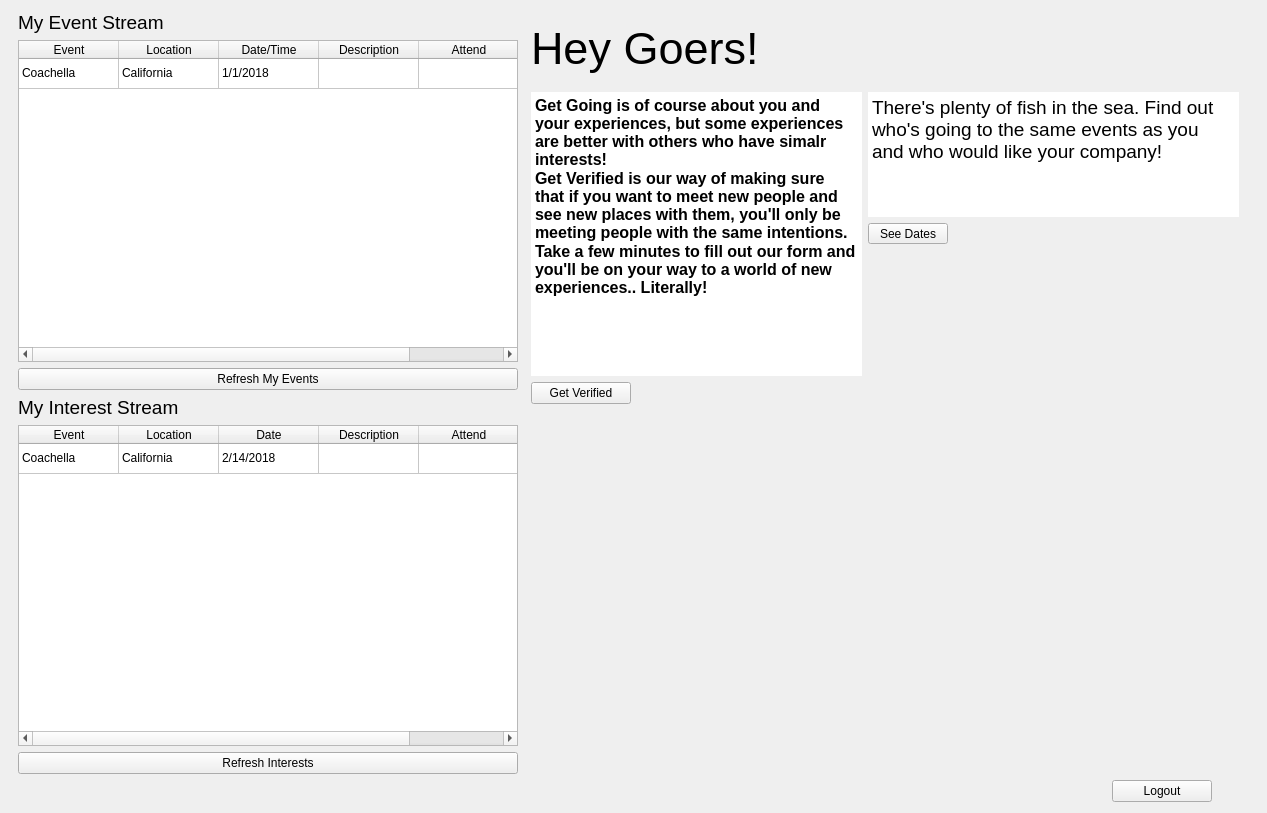
         <widget class="QWidget" name="scrollAreaWidgetContents_5">
          <property name="geometry">
           <rect>
            <x>0</x>
            <y>0</y>
            <width>1267</width>
            <height>813</height>
           </rect>
          </property>
          <layout class="QGridLayout" name="gridLayout_4">
           <item row="0" column="1">
            <widget class="QLabel" name="Nam_Display_2">
             <property name="minimumSize">
              <size>
               <width>500</width>
               <height>75</height>
              </size>
             </property>
             <property name="maximumSize">
              <size>
               <width>500</width>
               <height>75</height>
              </size>
             </property>
             <property name="font">
              <font>
               <pointsize>34</pointsize>
              </font>
             </property>
             <property name="focusPolicy">
              <enum>Qt::NoFocus</enum>
             </property>
             <property name="text">
              <string>Hey Goers!</string>
             </property>
            </widget>
           </item>
           <item row="0" column="0" rowspan="2">
            <layout class="QVBoxLayout" name="verticalLayout_18">
             <item>
              <layout class="QVBoxLayout" name="verticalLayout_29">
               <item>
                <widget class="QLabel" name="eventStreamLbl">
                 <property name="minimumSize">
                  <size>
                   <width>171</width>
                   <height>0</height>
                  </size>
                 </property>
                 <property name="maximumSize">
                  <size>
                   <width>171</width>
                   <height>16777215</height>
                  </size>
                 </property>
                 <property name="font">
                  <font>
                   <pointsize>14</pointsize>
                  </font>
                 </property>
                 <property name="text">
                  <string>My Event Stream</string>
                 </property>
                </widget>
               </item>
               <item>
                <widget class="QTableWidget" name="eventStream">
                 <property name="minimumSize">
                  <size>
                   <width>409</width>
                   <height>0</height>
                  </size>
                 </property>
                 <property name="maximumSize">
                  <size>
                   <width>500</width>
                   <height>16777215</height>
                  </size>
                 </property>
                 <property name="editTriggers">
                  <set>QAbstractItemView::NoEditTriggers</set>
                 </property>
                 <property name="showGrid">
                  <bool>true</bool>
                 </property>
                 <attribute name="verticalHeaderVisible">
                  <bool>false</bool>
                 </attribute>
                 <row>
                  <property name="text">
                   <string>1</string>
                  </property>
                 </row>
                 <column>
                  <property name="text">
                   <string>Event</string>
                  </property>
                 </column>
                 <column>
                  <property name="text">
                   <string>Location</string>
                  </property>
                 </column>
                 <column>
                  <property name="text">
                   <string>Date/Time</string>
                  </property>
                 </column>
                 <column>
                  <property name="text">
                   <string>Description</string>
                  </property>
                 </column>
                 <column>
                  <property name="text">
                   <string>Attend</string>
                  </property>
                 </column>
                 <item row="0" column="0">
                  <property name="text">
                   <string>Coachella</string>
                  </property>
                 </item>
                 <item row="0" column="1">
                  <property name="text">
                   <string>California</string>
                  </property>
                 </item>
                 <item row="0" column="2">
                  <property name="text">
                   <string>1/1/2018</string>
                  </property>
                 </item>
                </widget>
               </item>
               <item>
                <widget class="QPushButton" name="refreshMyEvents">
                 <property name="text">
                  <string>Refresh My Events</string>
                 </property>
                </widget>
               </item>
              </layout>
             </item>
             <item>
              <layout class="QVBoxLayout" name="verticalLayout">
               <item>
                <widget class="QLabel" name="interestStreamLbl">
                 <property name="minimumSize">
                  <size>
                   <width>171</width>
                   <height>0</height>
                  </size>
                 </property>
                 <property name="maximumSize">
                  <size>
                   <width>171</width>
                   <height>16777215</height>
                  </size>
                 </property>
                 <property name="font">
                  <font>
                   <pointsize>14</pointsize>
                  </font>
                 </property>
                 <property name="text">
                  <string>My Interest Stream</string>
                 </property>
                </widget>
               </item>
               <item>
                <widget class="QTableWidget" name="interestStream">
                 <property name="minimumSize">
                  <size>
                   <width>300</width>
                   <height>0</height>
                  </size>
                 </property>
                 <property name="maximumSize">
                  <size>
                   <width>500</width>
                   <height>16777215</height>
                  </size>
                 </property>
                 <property name="editTriggers">
                  <set>QAbstractItemView::NoEditTriggers</set>
                 </property>
                 <property name="showGrid">
                  <bool>true</bool>
                 </property>
                 <attribute name="verticalHeaderVisible">
                  <bool>false</bool>
                 </attribute>
                 <row>
                  <property name="text">
                   <string>1</string>
                  </property>
                 </row>
                 <column>
                  <property name="text">
                   <string>Event</string>
                  </property>
                 </column>
                 <column>
                  <property name="text">
                   <string>Location</string>
                  </property>
                 </column>
                 <column>
                  <property name="text">
                   <string>Date</string>
                  </property>
                 </column>
                 <column>
                  <property name="text">
                   <string>Description</string>
                  </property>
                 </column>
                 <column>
                  <property name="text">
                   <string>Attend</string>
                  </property>
                 </column>
                 <item row="0" column="0">
                  <property name="text">
                   <string>Coachella</string>
                  </property>
                 </item>
                 <item row="0" column="1">
                  <property name="text">
                   <string>California</string>
                  </property>
                 </item>
                 <item row="0" column="2">
                  <property name="text">
                   <string>2/14/2018</string>
                  </property>
                 </item>
                </widget>
               </item>
               <item>
                <widget class="QPushButton" name="refreshInterests">
                 <property name="text">
                  <string>Refresh Interests</string>
                 </property>
                </widget>
               </item>
              </layout>
             </item>
            </layout>
           </item>
           <item row="2" column="2">
            <widget class="QPushButton" name="logout">
             <property name="maximumSize">
              <size>
               <width>100</width>
               <height>16777215</height>
              </size>
             </property>
             <property name="text">
              <string>Logout</string>
             </property>
            </widget>
           </item>
           <item row="1" column="1" colspan="2">
            <layout class="QFormLayout" name="formLayout_3">
             <property name="leftMargin">
              <number>0</number>
             </property>
             <property name="rightMargin">
              <number>0</number>
             </property>
             <item row="0" column="0">
              <layout class="QVBoxLayout" name="verticalLayout_17">
               <property name="bottomMargin">
                <number>40</number>
               </property>
               <item>
                <widget class="QTextEdit" name="textEdit">
                 <property name="minimumSize">
                  <size>
                   <width>331</width>
                   <height>0</height>
                  </size>
                 </property>
                 <property name="maximumSize">
                  <size>
                   <width>331</width>
                   <height>375</height>
                  </size>
                 </property>
                 <property name="frameShape">
                  <enum>QFrame::NoFrame</enum>
                 </property>
                 <property name="readOnly">
                  <bool>true</bool>
                 </property>
                 <property name="html">
                  <string>&lt;!DOCTYPE HTML PUBLIC &quot;-//W3C//DTD HTML 4.0//EN&quot; &quot;http://www.w3.org/TR/REC-html40/strict.dtd&quot;&gt;
&lt;html&gt;&lt;head&gt;&lt;meta name=&quot;qrichtext&quot; content=&quot;1&quot; /&gt;&lt;style type=&quot;text/css&quot;&gt;
p, li { white-space: pre-wrap; }
&lt;/style&gt;&lt;/head&gt;&lt;body style=&quot; font-family:'MS Shell Dlg 2'; font-size:8.25pt; font-weight:400; font-style:normal;&quot;&gt;
&lt;p style=&quot; margin-top:0px; margin-bottom:0px; margin-left:0px; margin-right:0px; -qt-block-indent:0; text-indent:0px;&quot;&gt;&lt;span style=&quot; font-size:12pt; font-weight:600;&quot;&gt;Get Going is of course about you and your experiences, but some experiences are better with others who have simalr interests! &lt;/span&gt;&lt;/p&gt;
&lt;p style=&quot; margin-top:0px; margin-bottom:0px; margin-left:0px; margin-right:0px; -qt-block-indent:0; text-indent:0px;&quot;&gt;&lt;span style=&quot; font-size:12pt; font-weight:600;&quot;&gt;Get Verified is our way of making sure that if you want to meet new people and see new places with them, you'll only be meeting people with the same intentions. &lt;/span&gt;&lt;/p&gt;
&lt;p style=&quot; margin-top:0px; margin-bottom:0px; margin-left:0px; margin-right:0px; -qt-block-indent:0; text-indent:0px;&quot;&gt;&lt;span style=&quot; font-size:12pt; font-weight:600;&quot;&gt;Take a few minutes to fill out our form and you'll be on your way to a world of new experiences.. Literally!&lt;/span&gt;  &lt;/p&gt;&lt;/body&gt;&lt;/html&gt;</string>
                 </property>
                </widget>
               </item>
               <item>
                <widget class="QPushButton" name="GetVerifiedB">
                 <property name="minimumSize">
                  <size>
                   <width>100</width>
                   <height>0</height>
                  </size>
                 </property>
                 <property name="maximumSize">
                  <size>
                   <width>100</width>
                   <height>16777215</height>
                  </size>
                 </property>
                 <property name="text">
                  <string>Get Verified</string>
                 </property>
                </widget>
               </item>
              </layout>
             </item>
             <item row="0" column="1">
              <layout class="QVBoxLayout" name="verticalLayout_19">
               <property name="bottomMargin">
                <number>200</number>
               </property>
               <item>
                <widget class="QPlainTextEdit" name="plainTextEdit_2">
                 <property name="minimumSize">
                  <size>
                   <width>371</width>
                   <height>0</height>
                  </size>
                 </property>
                 <property name="maximumSize">
                  <size>
                   <width>371</width>
                   <height>125</height>
                  </size>
                 </property>
                 <property name="font">
                  <font>
                   <pointsize>14</pointsize>
                   <weight>50</weight>
                   <bold>false</bold>
                  </font>
                 </property>
                 <property name="frameShape">
                  <enum>QFrame::NoFrame</enum>
                 </property>
                 <property name="readOnly">
                  <bool>true</bool>
                 </property>
                 <property name="plainText">
                  <string>There's plenty of fish in the sea. Find out who's going to the same events as you and who would like your company!</string>
                 </property>
                </widget>
               </item>
               <item>
                <widget class="QPushButton" name="matchB">
                 <property name="minimumSize">
                  <size>
                   <width>80</width>
                   <height>21</height>
                  </size>
                 </property>
                 <property name="maximumSize">
                  <size>
                   <width>80</width>
                   <height>21</height>
                  </size>
                 </property>
                 <property name="text">
                  <string>See Dates</string>
                 </property>
                </widget>
               </item>
              </layout>
             </item>
             <item row="1" column="0" colspan="2">
              <widget class="QLabel" name="parkFamily">
               <property name="layoutDirection">
                <enum>Qt::LeftToRight</enum>
               </property>
               <property name="text">
                <string/>
               </property>
               <property name="pixmap">
                <pixmap resource="utilities.qrc">:/Utilities/pr-featured.jpg</pixmap>
               </property>
               <property name="alignment">
                <set>Qt::AlignCenter</set>
               </property>
              </widget>
             </item>
            </layout>
           </item>
          </layout>
         </widget>
